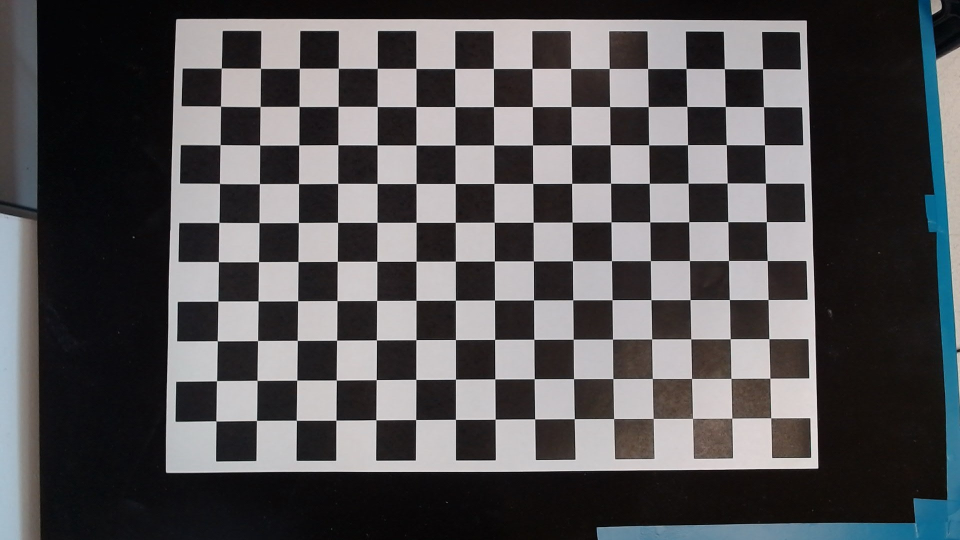
#> input picture testImg.jpg, 1920 x 1080 px, given in place of the camera (shown at 1/2 size)
$ python camCalibTestLine.py
#> lines starting #> are read from the running program, lines starting #| are printed output that depends on the picture; after the words box and inside, x2 and y2 are one past the last pixel; in counts of white or black regions, pixels touching at a corner belong together
#> (reads corners.json from the repository)
import cv2
import logging
from parameters import *
import numpy as np
import pandas as pd
import pickle
import time

'''
Ta skripta je namenjena za testiranje kamere in njene kalibracije.
Najprej zajamemo sliko kamere.
Nato uporabimo kalibracijske parametere in z njimi popravimo sliko.
Ko smo sliko popravili, na njej najdemo vse kvadrate in jih označimo.
Izračunamo dimenzije vseh kvadratov in jih izpišemo na sliki.
Sledi preverjanje ali so kvadrati pravilno označeni in ali so dimenzije pravilne (kvadrati imajo znane dimenzije).
Na koncu vse dimenzije primerjamo in izračunamo napako med njimi.
'''

NUMBER_OF_IMAGES = 1 # Number of images to take for calibration

####################################################################################################
#       Zajemi sliko kamere
####################################################################################################
def getImage():
    # Initialize camera
    cam = cv2.VideoCapture(0, cv2.CAP_DSHOW)
    # disable all possible auto settings

    cam.set(cv2.CAP_PROP_AUTO_EXPOSURE, 0)
    cam.set(cv2.CAP_PROP_EXPOSURE, -4)#(CAMERA_EXPOSURE-1))
    cam.set(cv2.CAP_PROP_FRAME_WIDTH, CAMERA_FRAME_WIDTH)
    cam.set(cv2.CAP_PROP_FRAME_HEIGHT, CAMERA_FRAME_HEIGHT)

    # [11 lines of commented-out code are left out]
    print("Exposure: ", cam.get(cv2.CAP_PROP_EXPOSURE))

    ret, image = cam.read()
#> image is the input picture: shape (1080, 1920, 3); mean B, G, R 83.5, 81.8, 83.4
    if not ret:
        logging.error("Could not read image from camera")
        return None

    return image

# Get image from camera and save it
# [6 lines left out: function getImageSave, not called in this run]

# load image from file
def loadImage(name):
    image = cv2.imread(f"image{name}.jpg")
    return image

####################################################################################################
#       Undistort slike kamere
####################################################################################################
# [14 lines left out: function undistortImage, not called in this run]


####################################################################################################
#       Popravimo sliko kamere
####################################################################################################
def correctImage(image):
    # convert image to grayscale
    imageGray = cv2.cvtColor(image, cv2.COLOR_BGR2GRAY)
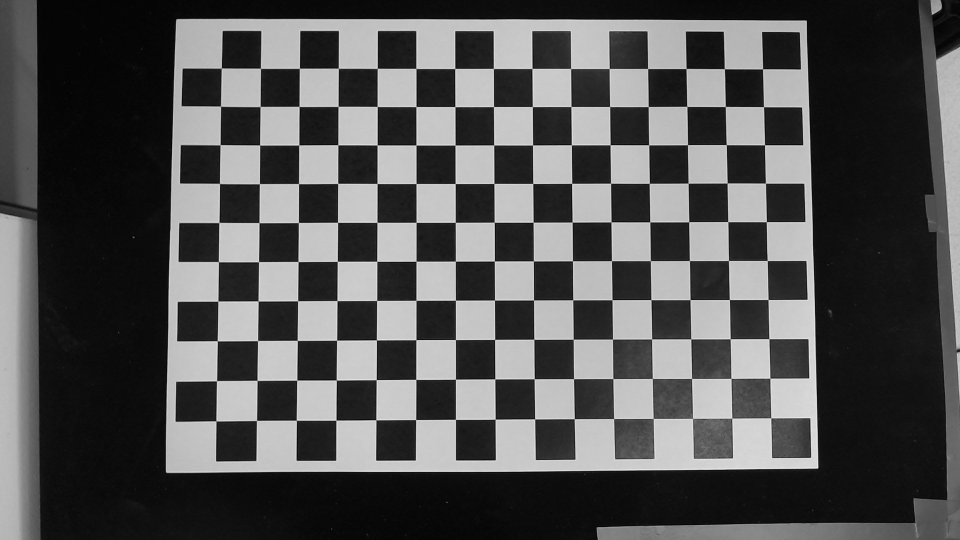
#> imageGray: shape (1080, 1920) (shown at 1/2 size); min 0, max 242, mean 82.4

    # apply gaussian blur to the image
    imageBlur = cv2.medianBlur(imageGray, 3)

    # sharpen image
    sharpen_kernel = np.array([[-1,-1,-1], [-1,9,-1], [-1,-1,-1]])
    sharpen = cv2.filter2D(imageBlur, 0, sharpen_kernel)
    return sharpen


####################################################################################################
#       Na sliki najdemo vse kvadrate in jih označimo
####################################################################################################
# [46 lines left out: function findSquares, not called in this run]

# Find lines on image
def findLines(sharpen, image):
    edges = cv2.Canny(sharpen, 252, 255, apertureSize=3)
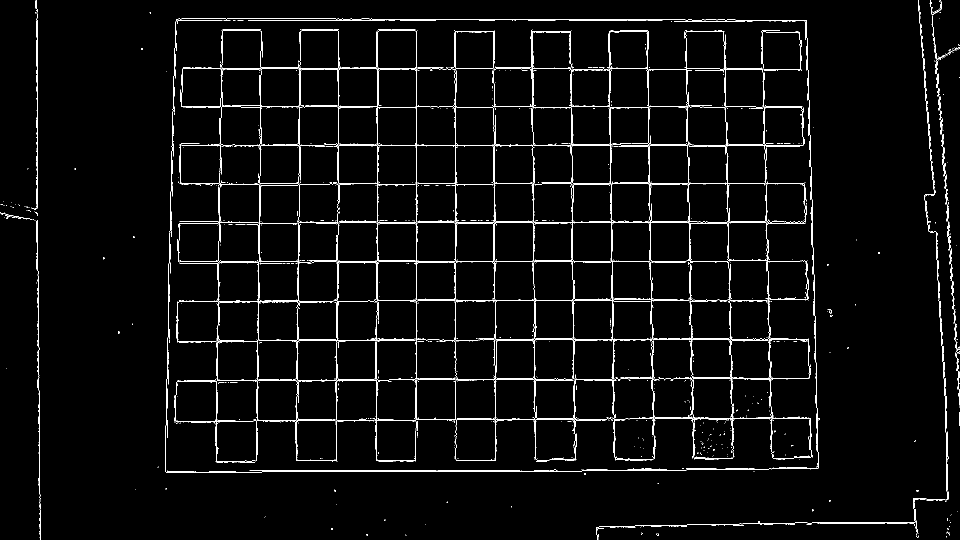
#> edges: shape (1080, 1920) (shown at 1/2 size); 2.8% white in thin lines or dots
    cv2.imshow("edges", edges)

    # Apply HoughLinesP method to
    # to directly obtain line end points
    lines_list =[]
    lines = cv2.HoughLinesP(
                edges, # Input edge image
                1, # Distance resolution in pixels
                np.pi/180, # Angle resolution in radians
                threshold=10, # Min number of votes for valid line
                minLineLength=120, # Min allowed length of line
                maxLineGap=20 # Max allowed gap between line for joining them
                )
#> lines = 110 rows, first 6: [1065, 290, 1620, 290], [524, 943, 1074, 943], [518, 137, 1145, 137], [520, 213, 754, 213], [990, 522, 1455, 522], [1198, 444, 1543, 444]

    # Iterate over points
    for points in lines:
        # Extracted points nested in the list
        x1,y1,x2,y2=points[0]
        # Draw the lines joing the points
        # On the original image
        cv2.line(image,(x1,y1),(x2,y2),(0,255,0),2)
        # Maintain a simples lookup list for points
        lines_list.append([(x1,y1),(x2,y2)])
#> this loop made 110 passes
#> (x1, y1, x2, y2) on passes 1 to 12: (1065, 290, 1620, 290), (524, 943, 1074, 943), (518, 137, 1145, 137), (520, 213, 754, 213), (990, 522, 1455, 522), (1198, 444, 1543, 444), (499, 941, 1042, 941), (621, 523, 990, 523), (987, 367, 1455, 367), (672, 38, 1160, 38), (352, 40, 871, 40), (1878, 193, 1914, 706)
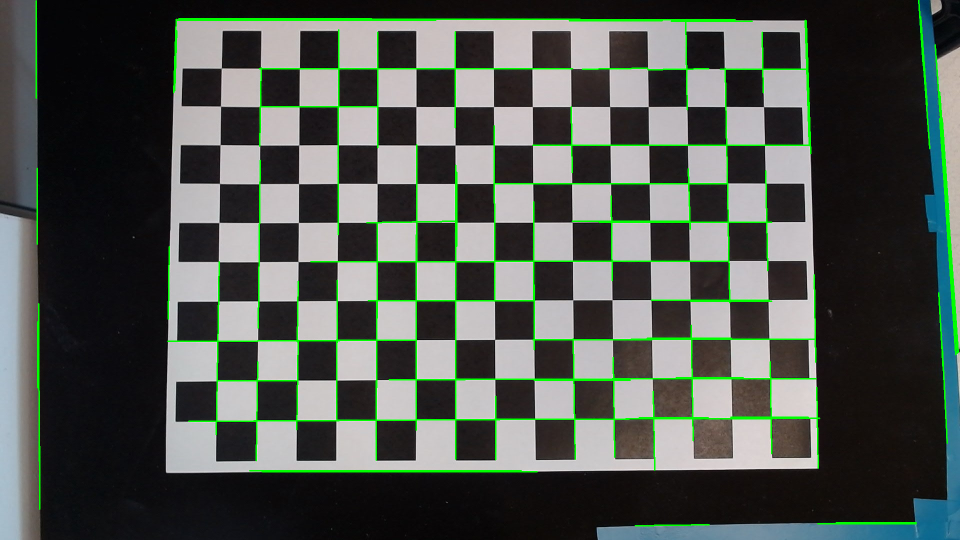
#> image: shape (1080, 1920, 3) (shown at 1/2 size); 3.35% of pixels changed, all inside (x1, y1, x2, y2) = (71, 0, 1918, 1053)
#> after the loop, lines_list = 110 items


    #lines = cv2.HoughLines(edges, 1, np.pi / 180, 200)
    # # The below for loop runs till r and theta values
    # # are in the range of the 2d array
    # for r_theta in lines:
    #     arr = np.array(r_theta[0], dtype=np.float64)
    #     r, theta = arr
    #     # Stores the value of cos(theta) in a
    #     a = np.cos(theta)

    #     # Stores the value of sin(theta) in b
    #     b = np.sin(theta)

    #     # x0 stores the value rcos(theta)
    #     x0 = a*r

    #     # y0 stores the value rsin(theta)
    #     y0 = b*r
    #     cv2.circle(image, (int(x0), int(y0)), 5, (0, 0, 255), 2)

    #     # # x1 stores the rounded off value of (rcos(theta)-1000sin(theta))
    #     # x1 = int(x0 + 1000*(-b))

    #     # # y1 stores the rounded off value of (rsin(theta)+1000cos(theta))
    #     # y1 = int(y0 + 1000*(a))

    #     # # x2 stores the rounded off value of (rcos(theta)+1000sin(theta))
    #     # x2 = int(x0 - 1000*(-b))

    #     # # y2 stores the rounded off value of (rsin(theta)-1000cos(theta))
    #     # y2 = int(y0 - 1000*(a))

    #     # # cv2.line draws a line in img from the point(x1,y1) to (x2,y2).
    #     # # (0,0,255) denotes the colour of the line to be
    #     # # drawn. In this case, it is red.
    #     # cv2.line(image, (x1, y1), (x2, y2), (0, 0, 255), 2)

    # All the changes made in the input image are finally
    # written on a new image houghlines.jpg
    cv2.imshow('linesDetected.jpg', image)
    cv2.waitKey(0)

# Find checkerboard corners
# [141 lines left out: functions findCheckerboardCorners, showImage, mainSquares, not called in this run]

def mainLines():
    image = getImage()
    imageDistorted = image.copy()
    imageUndistorted = image.copy()

    # Distorted image
    sharpen = correctImage(imageDistorted) # Remove noise from image
    findLines(sharpen, imageDistorted) # Na sliki najdemo vse kvadrate in jih označimo

if __name__ == "__main__":
     # mainSquares()
    mainLines()
    pass
